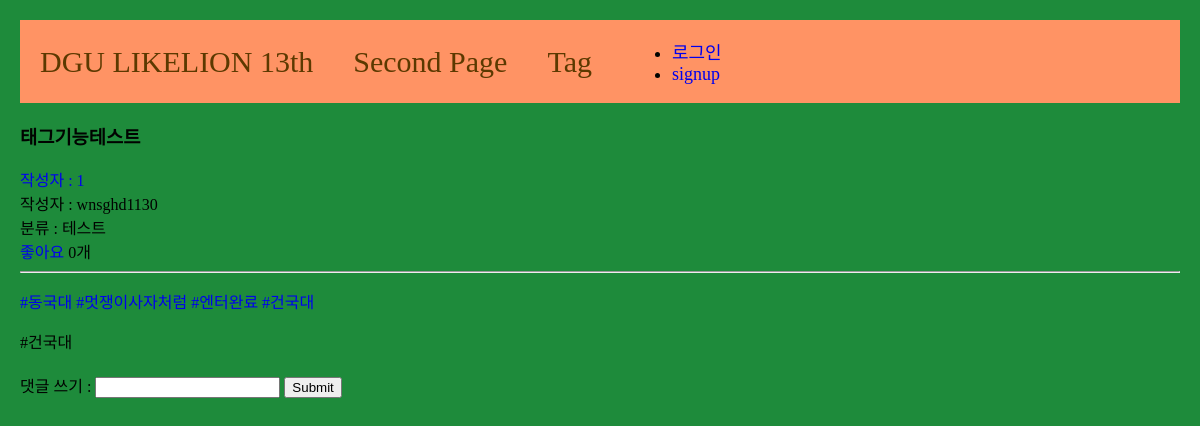
The page /5 on the database as committed earlier.
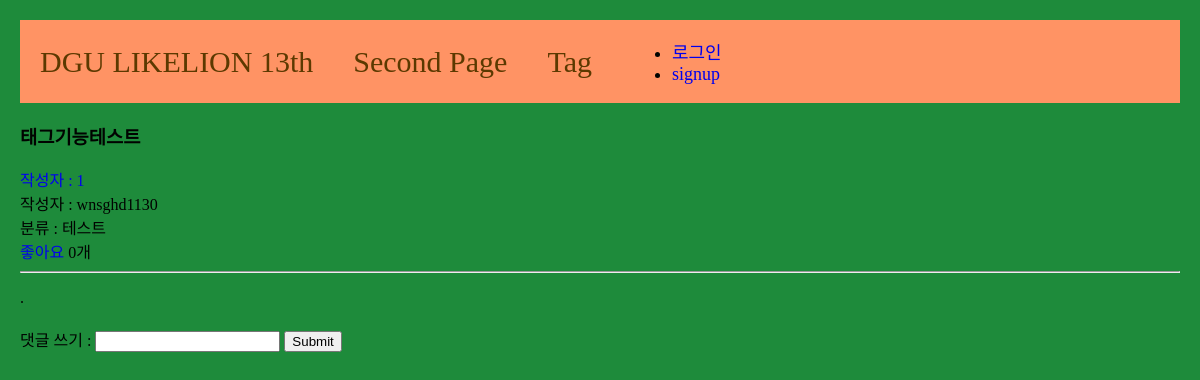
The same page on the database as committed later.
### main/models.py (models this page shows, shortened)
class Tag(models.Model):
  name = models.CharField(max_length=30, null=False, blank=False)

class Post(models.Model):
  title = models.CharField(max_length=100)
  author = models.ForeignKey(User, null=False, blank=False, on_delete = models.CASCADE)
  body = models.TextField()
  category = models.CharField(max_length=20)
  image = models.ImageField(upload_to="post_images/", blank=True, null=True)
  tags = models.ManyToManyField(Tag, related_name='posts', blank=True)
  like = models.ManyToManyField(User, related_name='likes', blank=True)
  like_count = models.PositiveBigIntegerField(default=0)

### main/views.py (the view, shortened to what this page needs)
# urls.py: path('<int:id>', detail, name="detail"),
def detail(request, id):
  post = get_object_or_404(Post, pk=id)
  if request.method == 'GET':
    comments = Comment.objects.filter(post=post)
    return render(request, 'main/detail.html', {'post':post, 'comments': comments})

### main/templates/main/detail.html (shortened to what this page needs)
{% extends 'base.html' %}
{% load static %}
{% block content %}
  <h3>{{post.title}}</h3>
  <a href="{% url 'users:mypage' post.author.id %}">작성자 : {{post.author.id}}</a><br>
  작성자 : {{post.author}}<br>
  분류 : {{post.category}}<br>
  <a href="{% url 'main:likes' post.id %}">
    {% if user in post.like.all %} 취소 {% else %} 좋아요 {% endif %}
  </a>
  {{post.like_count}}개
  <hr/>
  <p>
    {% for tag in post.tags.all %}
      <a href="{% url 'main:tag-posts' tag.id %}">#{{tag.name}}</a>
    {% endfor %}
  </p>
  <p>{{post.body}}</p>
  <div class="comment_container">
    <div class="comment_form">
      <form action="{% url 'main:detail' post.id %}"method="POST">
          댓글 쓰기 : <input type="text" name="content">
          <input type="submit" name="submit">
      </form>
    </div>
{% endblock %}

Rows that differ between the two databases and show on the page:
no longer on this page (row unchanged): Tag: name "동국대"
no longer on this page (row unchanged): Tag: name "멋쟁이사자처럼"
no longer on this page (row unchanged): Tag: name "엔터완료"
no longer on this page (row unchanged): Tag: name "건국대"
changed Post "태그기능테스트": body "#건국대" → "."
